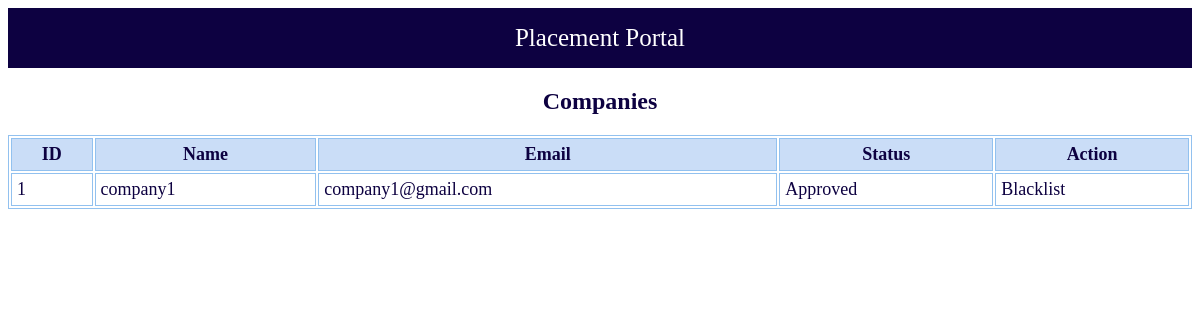
Before: /admin/companies with the older database file.
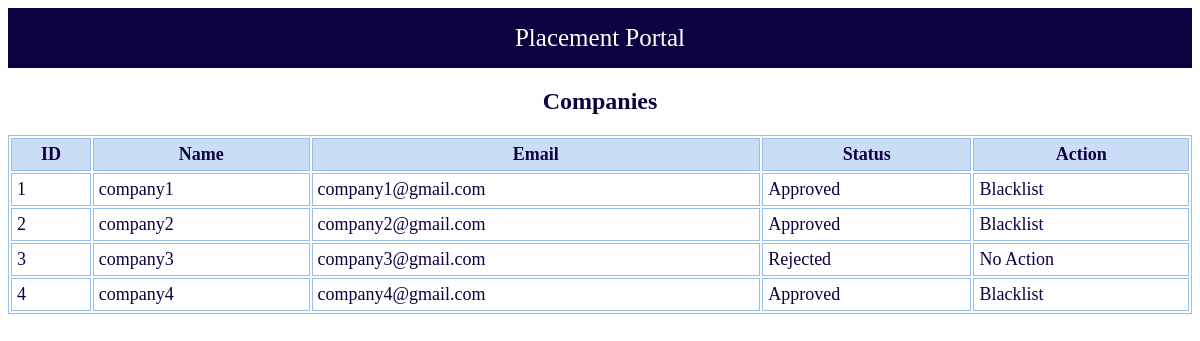
After: the same page with the newer database file.
### tables this page shows
CREATE TABLE companies(
        id INTEGER PRIMARY KEY AUTOINCREMENT,
        name TEXT NOT NULL,
        email TEXT NOT NULL,
        password TEXT NOT NULL,
        website TEXT,
        hr_contact TEXT,
        status TEXT NOT NULL DEFAULT 'pending'
    );

### app.py (the view)
@app.route("/admin/companies")
def view_companies():
    db = get_db()
    companies = db.execute("SELECT * FROM companies").fetchall()
    return render_template("admin/companies.html",companies=companies)

### database.py (called while the page is built)
def get_db():
    conn = sqlite3.connect("placement.db")
    conn.row_factory = sqlite3.Row
    return conn

### templates/admin/companies.html
{% extends "base.html" %}
{% block content %}
<h2>Companies</h2>
<table class="table-border">
    <tr>
        <th>ID</th>
        <th>Name</th>
        <th>Email</th>
        <th>Status</th>
        <th>Action</th>
    </tr>
    {% for c in companies %}
    <tr>
        <td>{{ c.id }}</td>
        <td>{{ c.name }}</td>
        <td>{{ c.email }}</td>
        <td>
            {% if c.status == "pending" %}
            Pending
            {% elif c.status == "approved" %}
            Approved
            {% elif c.status == "rejected" %}
            Rejected
            {% elif c.status == "blacklisted" %}
            Blacklisted
            {% endif %}
        </td>
        <td>
            {% if c.status == "pending" %}
            <a href="/admin/approve_company/{{ c.id }}">Approve</a> |
            <a href="/admin/reject_company/{{ c.id }}">Reject</a>
            {% elif c.status == "approved" %}
            <a href="/admin/blacklist_company/{{ c.id }}">Blacklist</a>
            {% elif c.status == "rejected" %}
            No Action
            {% elif c.status == "blacklisted" %}
            No Action
            {% endif %}
        </td>
    </tr>
    {% endfor %}
</table>
{% endblock %}

Changed rows visible on the page:
added companies: id "2", name "company2", email "company2@gmail.com", status "Approved"
added companies: id "3", name "company3", email "company3@gmail.com", status "Rejected"
added companies: id "4", name "company4", email "company4@gmail.com", status "Approved"
